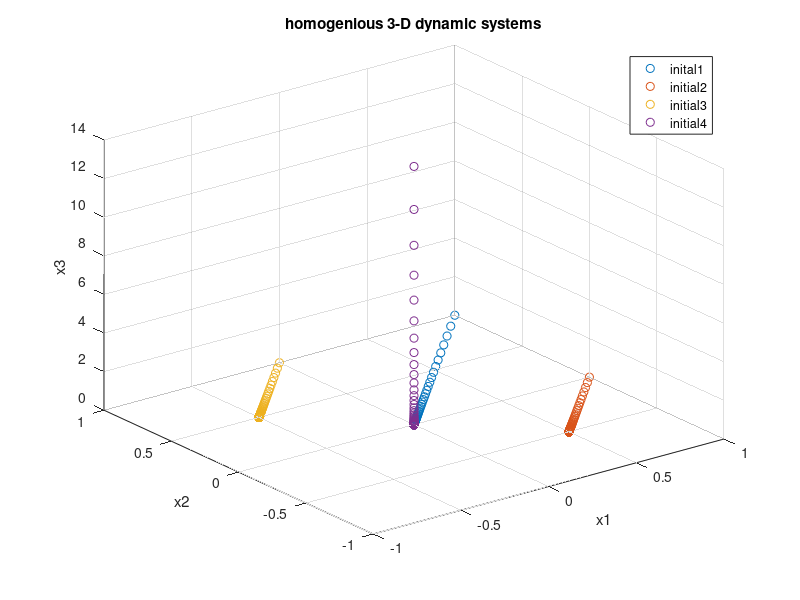

Recreate this plot in MATLAB.
% Neural Dynamics Exercise 6 
% Po-Hsuan Huang
% 2014/12/6
% Q1_1 
% modelling homogenious dynamic systems


%%

%% 
clear
close all

%% constants
A = [-0.5 -0.5 0; -0.5 -0.5 0; 0 0 2];  %  dynamics metrix for dx/dt = Ax


Initial = [1 1 0 ; 1 0 0 ; 0 1 0; 0 0 1e-6]; % four rows of initial conditions



T_t = 10 ; %   total modeling time.
dt = 1e-1 ; % time stepsize

figure(1)

for  trial = 1:4

x(:,1)= Initial(trial,:)';

[V D] = eig(A); % calculate the right eigenvectors and Diagonalized matrix.

%% Dynamical system solution

time = 1:dt:T_t;


for iter =1 : length(time)-1

    x(:,iter+1) = x(:,iter)+A*x(:,iter)*dt;
    
    
end

plot3(x(1,:),x(2,:),x(3,:),'o');
hold on

end

%% ploting solution

grid on
xlabel('x1');
ylabel('x2');
zlabel('x3');
legend('inital1','initial2','initial3','initial4')
title({'homogenious 3-D dynamic systems'})
   
hold off


